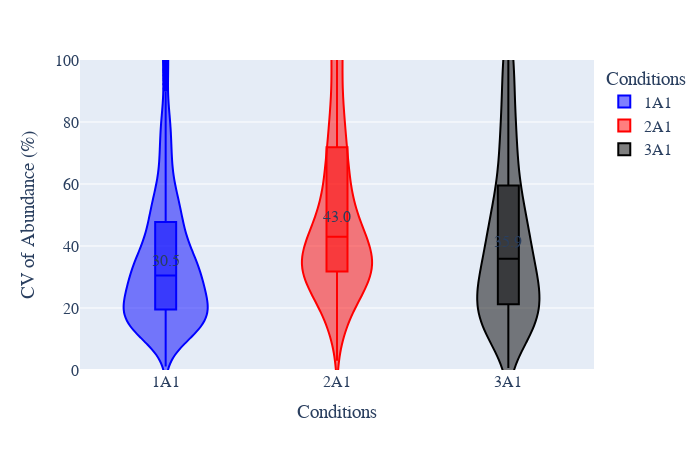

The cell this chart's notebook holds for it:
### Code cell
# CV violin plot
plot_options={    
        "mean label": "True",
        "box": "True",
        "X Title": "Conditions",
        "Y Title": "CV of Abundance (%)",
        "color": ["blue", "red", "black", "yellow", "green", "purple",
                  "orange", "brown", "pink", "gray", "olive", "cyan"],
        "width": 700,
        "height": 450,
        "font": dict(size=16, family="Arial black"),
        "violinmode": "overlay",
        "ylimits": [0, 100],
        "help for information only": \
        "Mean label options: True or False." \
        "color: the first few colors will be used"\
        "violinmode: group or overlay." \
    }
figure, _, _ =CV_plots(data_obj, plot_options, saved_settings)
figure.show()
#figure.write_image("images/test.svg")

### Figure 1 — Plotly figure (JSON) as saved in the notebook; plotly's stock layout.template omitted (floating-point values rounded to 4 significant figures; data arrays with more than 128 entries replaced by an {"elided": "..."} marker saying what was removed)
{"data": [{"alignmentgroup": "True", "box": {"visible": true}, "hovertemplate": "Conditions=%{x}<br>CV=%{y}<extra></extra>", "legendgroup": "1A1", "marker": {"color": "blue"}, "name": "1A1", "offsetgroup": "1A1", "orientation": "v", "scalegroup": "True", "showlegend": true, "type": "violin", "x": {"elided": "1133 str values"}, "x0": " ", "xaxis": "x", "y": {"elided": "1133 float values"}, "y0": " ", "yaxis": "y"}, {"alignmentgroup": "True", "box": {"visible": true}, "hovertemplate": "Conditions=%{x}<br>CV=%{y}<extra></extra>", "legendgroup": "2A1", "marker": {"color": "red"}, "name": "2A1", "offsetgroup": "2A1", "orientation": "v", "scalegroup": "True", "showlegend": true, "type": "violin", "x": {"elided": "1159 str values"}, "x0": " ", "xaxis": "x", "y": {"elided": "1159 float values"}, "y0": " ", "yaxis": "y"}, {"alignmentgroup": "True", "box": {"visible": true}, "hovertemplate": "Conditions=%{x}<br>CV=%{y}<extra></extra>", "legendgroup": "3A1", "marker": {"color": "black"}, "name": "3A1", "offsetgroup": "3A1", "orientation": "v", "scalegroup": "True", "showlegend": true, "type": "violin", "x": {"elided": "650 str values"}, "x0": " ", "xaxis": "x", "y": {"elided": "650 float values"}, "y0": " ", "yaxis": "y"}], "layout": {"annotations": [{"showarrow": false, "text": "30.5", "x": "1A1", "y": 35.03}, {"showarrow": false, "text": "43.0", "x": "2A1", "y": 49.46}, {"showarrow": false, "text": "35.9", "x": "3A1", "y": 41.26}], "font": {"family": "Arial black", "size": 16}, "height": 450, "legend": {"title": {"text": "Conditions"}, "tracegroupgap": 0}, "margin": {"t": 60}, "showlegend": true, "violinmode": "overlay", "width": 700, "xaxis": {"anchor": "y", "categoryarray": ["1A1", "2A1", "3A1"], "categoryorder": "array", "domain": [0, 1], "title": {"text": "Conditions"}}, "yaxis": {"anchor": "x", "domain": [0, 1], "range": [0, 100], "title": {"text": "CV of Abundance (%)"}}}}
